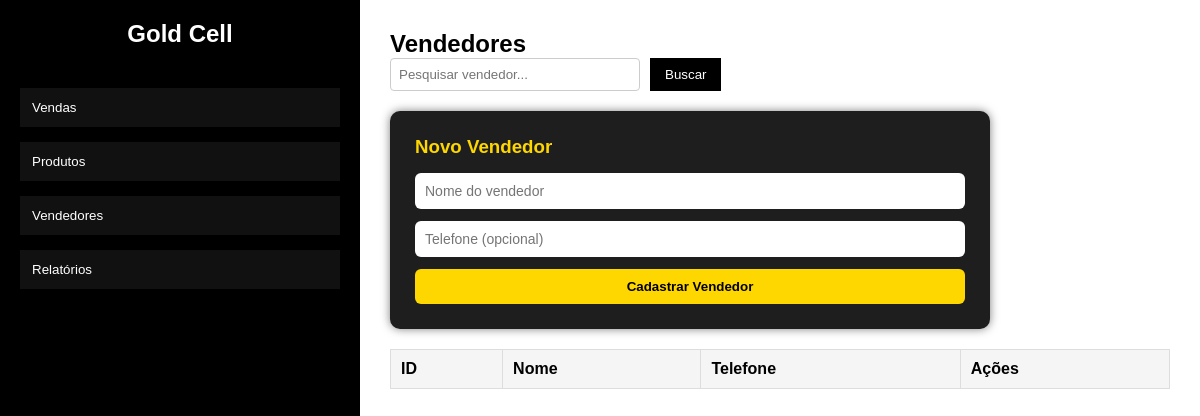
/vendedores, run on an earlier commit of the app's database.
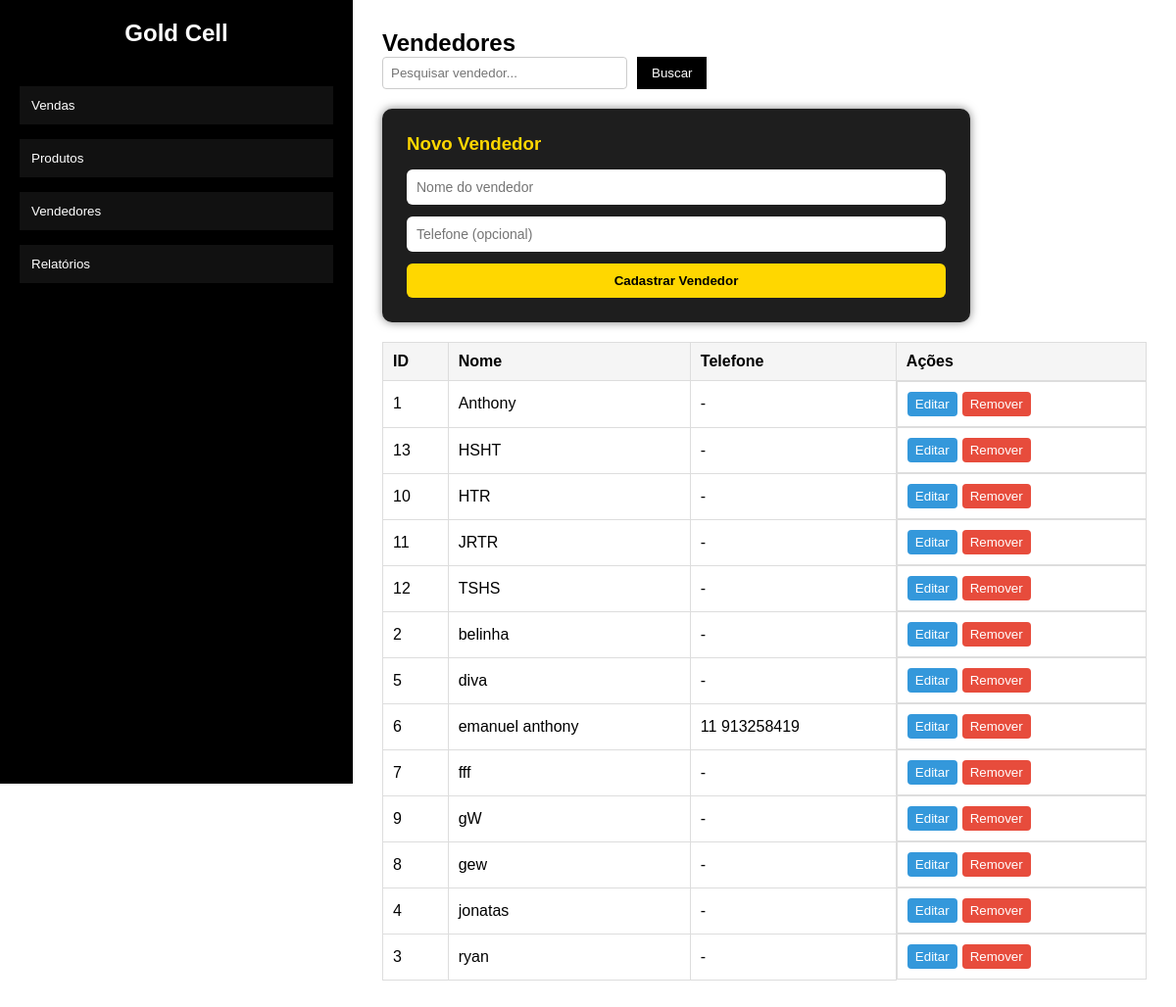
And on a later commit of the database.
### tables this page shows
CREATE TABLE sellers (
        id INTEGER PRIMARY KEY AUTOINCREMENT,
        name TEXT NOT NULL,
        phone TEXT,
        created_at DATETIME DEFAULT CURRENT_TIMESTAMP
    );

### routes.py (the view)
    @app.route("/vendedores")
    def list_sellers():
        seller_id = request.args.get("id")
        seller = None
        if seller_id:
            seller = get_seller_by_id(seller_id)
        data = get_all_sellers()
        return render_template("vendedores.html", data=data, seller=seller)

### database/engine.py (called while the page is built)
def get_connection():
    conn = sqlite3.connect(DB_PATH)
    conn.row_factory = sqlite3.Row
    return conn

def get_all_sellers():
    conn = get_connection()
    cursor = conn.cursor()
    cursor.execute("""
        SELECT id, name, phone
        FROM sellers
        ORDER BY name
    """)
    rows = cursor.fetchall()
    conn.close()
    return rows

### templates/vendedores.html (shortened to what this page needs)
{% extends "base.html" %}
{% block extra_css %}
    <link rel="stylesheet" href="{{ url_for('static', filename='cadastro_de_vendedores.css') }}">
    <link rel="stylesheet" href="{{ url_for('static', filename='vendedores.css') }}">
{% endblock %}
{% block content %}
<h2>Vendedores</h2>
<div class="products-header">
    <form method="get" action="/vendedores" class="search-box">
        <input
            type="text"
            name="search"
            placeholder="Pesquisar vendedor..."
            value="{{ request.args.get('search','') }}"
        >
        <button type="submit">Buscar</button>
    </form>
</div>
<div id="new-seller" class="form-box left-form">
    <h3>{% if seller %}Editar Dados do Vendedor{% else %}Novo Vendedor{% endif %}</h3>
    <form method="post" action="/vendedores/novo">
        <input
            type="text"
            name="seller_name"
            placeholder="Nome do vendedor"
            value="{% if seller %}{{ seller[1] }}{% endif %}"
            required
        >
        <input
            type="tel"
            name="phone"
            placeholder="Telefone (opcional)"
            value="{% if seller %}{{ seller[2] or '' }}{% endif %}"
        >
        <button type="submit" name="action" value="{% if seller %}editar{% else %}novo{% endif %}">
            {% if seller %}Atualizar Vendedor{% else %}Cadastrar Vendedor{% endif %}
        </button>
    </form>
</div>
<table class="products-table">
    <tr>
        <th>ID</th>
        <th>Nome</th>
        <th>Telefone</th>
        <th>Ações</th>
    </tr>
    {% for seller in data %}
    <tr>
        <td>{{ seller[0] }}</td>
        <td>{{ seller[1] }}</td>
        <td>{{ seller[2] or "-" }}</td>
        <td class="actions">
            <a href="/vendedores?id={{ seller[0] }}">
                <button class="btn-edit">Editar</button>
            </a>
            <a href="/vendedores/remover/{{ seller[0] }}"
               onclick="return confirm('Deseja realmente remover este vendedor?')">
                <button class="btn-delete">Remover</button>
            </a>
        </td>
    </tr>
    {% endfor %}
</table>
    </main>
</div>
{% endblock %}

What changed in the data, as far as the page shows it:
added sellers: id "1", name "Anthony", phone "-"
added sellers: id "13", name "HSHT", phone "-"
added sellers: id "10", name "HTR", phone "-"
added sellers: id "11", name "JRTR", phone "-"
added sellers: id "12", name "TSHS", phone "-"
added sellers: id "2", name "belinha", phone "-"
added sellers: id "5", name "diva", phone "-"
added sellers: id "6", name "emanuel anthony", phone "11 913258419"
added sellers: id "7", name "fff", phone "-"
added sellers: id "9", name "gW", phone "-"
added sellers: id "8", name "gew", phone "-"
added sellers: id "4", name "jonatas", phone "-"
added sellers: id "3", name "ryan", phone "-"
